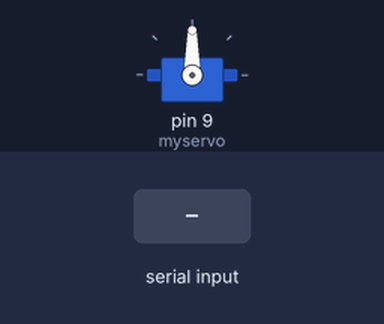
Bench run of a sketch on a simulated Arduino Uno, built with avr-gcc and run on an emulated ATmega328P. Shown: servo. The inputs (shaded band) are chosen by the test bench. What the sketch prints to the serial monitor is not drawn.

Above: at 3.2 s.
3.3 s: "none\n" received over Serial
At 3.6 s:
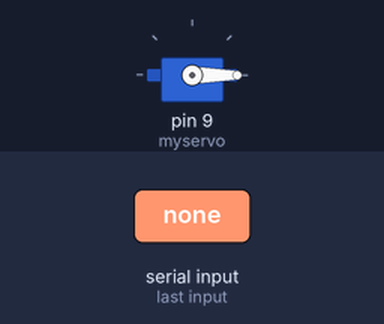
4.8 s: "plastic\n" received over Serial
At 6.0 s:
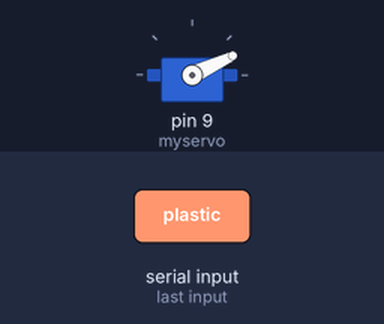
6.3 s: "metal\n" received over Serial
At 8.4 s:
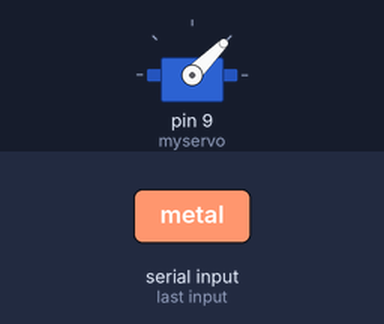
9.3 s: "organic\n" received over Serial
At 11.9 s:
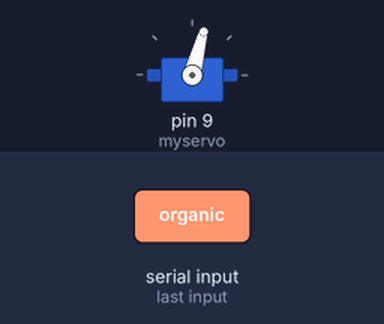
Timing chart, 0 to 15.3 s (numbered marks = the images above; inputs shaded):
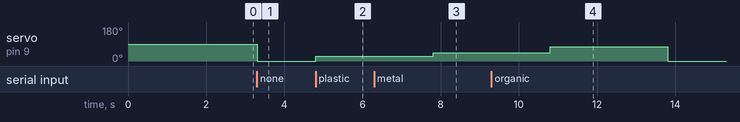

Measured:
- after the input at 3.3 s, servo on pin 9 (myservo): 90° → 0° at once
- after the input at 4.8 s, servo on pin 9 (myservo): 0° → 25° at once
- after the input at 6.3 s, servo on pin 9 (myservo): 25° → 45° after 1.5 s
- after the input at 9.3 s, servo on pin 9 (myservo): 45° → 75° after 1.5 s, → 0° 3.0 s later

The sketch:

CosmicCleaner.ino
```cpp
#include <Servo.h>
Servo myservo;


int pos = 0;
String command;


void setup() {
  // put your setup code here, to run once:
  myservo.attach(9);

  Serial.begin(9600);
  delay(2000);

  Serial.println("Type something!");
}

void loop() {
  // put your main code here, to run repeatedly:

 if(Serial.available()){
        command = Serial.readStringUntil('\n');

        if(command.equals("none")){
            myservo.write(0);
        }
        else if(command.equals("plastic")){
           myservo.write(25);
           delay(3000);
           myservo.write(0);
        }
        else if(command.equals("glass")){
           myservo.write(35);
           delay(3000);
           myservo.write(0);
        }
        else if(command.equals("metal")){
            myservo.write(45);
            delay(3000);
            myservo.write(0);
        }
        else if(command.equals("waste")){
            myservo.write(55);
            delay(3000);
            myservo.write(0);
        }
         else if(command.equals("organic")){
            myservo.write(75);
            delay(3000);
            myservo.write(0);
        }
        else{
            Serial.println("Invalid command");
            myservo.write(0);
        }
    }


}
```
